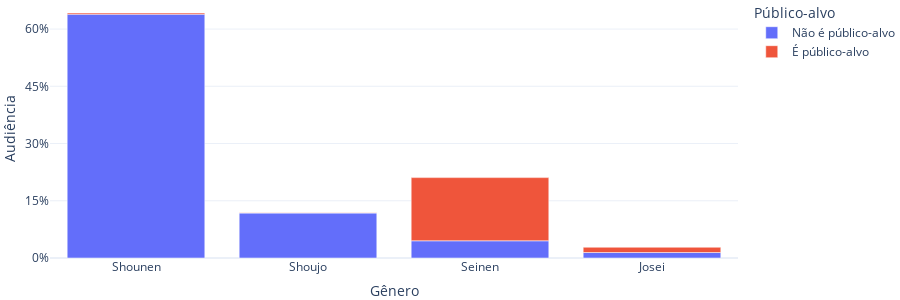

The code cell stored with this chart in its notebook:
### Code cell
# configurando plot
fig = px.bar(
    temp, "Gênero", "Audiência", template="plotly_white", color="Público-alvo"
)

ticks = [x for x in range(0, 70, 15)]
fig.update_yaxes(
    tickvals=ticks, 
    ticktext=["{:.0f}%".format(x) for x in ticks]
)
fig.update_layout(height=400, width=900, margin={"t":0, "b":0, "l":0, "r":0})
fig.show(config={"displayModeBar": False})

### Figure 1 — Plotly figure (JSON) as saved in the notebook; plotly's stock layout.template omitted (floating-point values rounded to 4 significant figures)
{"data": [{"alignmentgroup": "True", "hovertemplate": "Público-alvo=Não é público-alvo<br>Gênero=%{x}<br>Audiência=%{y}<extra></extra>", "legendgroup": "Não é público-alvo", "marker": {"color": "#636efa", "pattern": {"shape": ""}}, "name": "Não é público-alvo", "offsetgroup": "Não é público-alvo", "orientation": "v", "showlegend": true, "textposition": "auto", "type": "bar", "x": ["Shounen", "Shoujo", "Seinen", "Josei"], "xaxis": "x", "y": [63.91, 11.8, 4.511, 1.436], "yaxis": "y"}, {"alignmentgroup": "True", "hovertemplate": "Público-alvo=É público-alvo<br>Gênero=%{x}<br>Audiência=%{y}<extra></extra>", "legendgroup": "É público-alvo", "marker": {"color": "#EF553B", "pattern": {"shape": ""}}, "name": "É público-alvo", "offsetgroup": "É público-alvo", "orientation": "v", "showlegend": true, "textposition": "auto", "type": "bar", "x": ["Seinen", "Josei", "Shounen", "Shoujo"], "xaxis": "x", "y": [16.56, 1.383, 0.3295, 0.07401], "yaxis": "y"}], "layout": {"barmode": "relative", "height": 300, "legend": {"title": {"text": "Público-alvo"}, "tracegroupgap": 0}, "margin": {"b": 0, "l": 0, "r": 0, "t": 0}, "width": 900, "xaxis": {"anchor": "y", "autorange": true, "domain": [0, 1], "range": [-0.5, 3.5], "title": {"text": "Gênero"}, "type": "category"}, "yaxis": {"anchor": "x", "autorange": true, "domain": [0, 1], "range": [0, 67.62], "ticktext": ["0%", "15%", "30%", "45%", "60%"], "tickvals": [0, 15, 30, 45, 60], "title": {"text": "Audiência"}, "type": "linear"}}}
